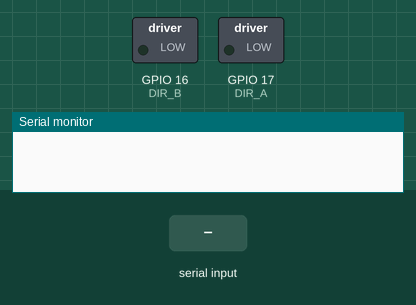
The sketch below on a simulated ESP32. Parts: switched loads named in the sketch (green lamp = pin HIGH), the last lines printed to the serial monitor. Inputs (shaded band) come from the test bench.

Above: at 1.2 s.
1.3 s: "w" received over Serial
At 1.8 s:
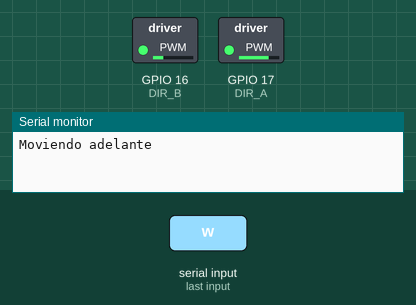
2.8 s: "d" received over Serial
At 4.0 s:
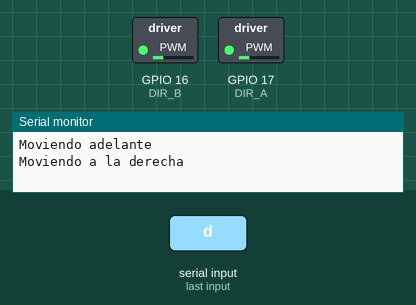
4.3 s: "x" received over Serial
At 5.3 s:
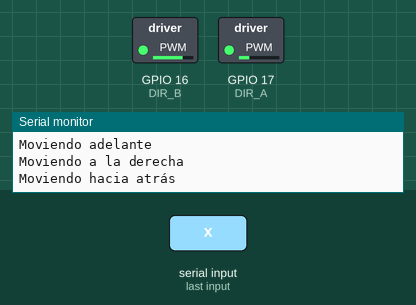
5.8 s: "a" received over Serial
At 6.5 s:
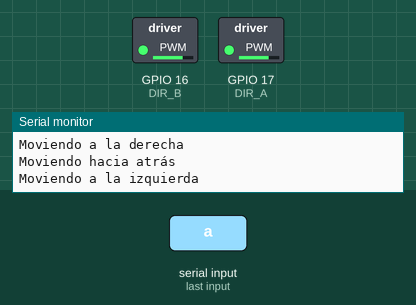
7.3 s: "s" received over Serial
At 7.6 s:
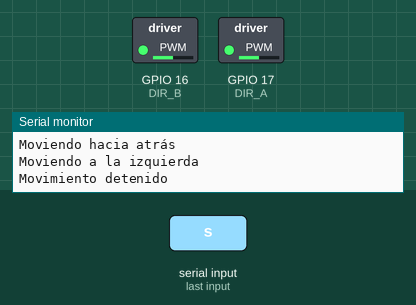
Timing chart, 0 to 9.8 s (numbered marks = the images above; inputs shaded):
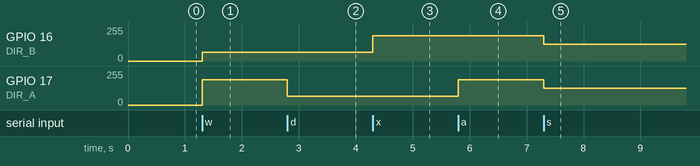

Measured:
- after the input at 1.3 s, GPIO 16 (DIR_B): 0/255 → 64/255 at once; GPIO 17 (DIR_A): 0/255 → 189/255 at once
- after the input at 2.8 s, GPIO 17 (DIR_A): 189/255 → 64/255 at once
- after the input at 4.3 s, GPIO 16 (DIR_B): 64/255 → 189/255 at once
- after the input at 5.8 s, GPIO 17 (DIR_A): 64/255 → 189/255 at once
- after the input at 7.3 s, GPIO 16 (DIR_B), GPIO 17 (DIR_A): 189/255 → 127/255 at once

The sketch:

Programa03_ver2_RVVF_Final.ino
```cpp
/*
 * Ruiz Villalba Valentina Fabienne
 * Prueba programa 03 con Cytron MDD10A
 * --> Tipo de control Locked-Antiphase PWM
 * Octubre 2020
 * ESP32 TRA
 */


/*
 *---------------------------------------
 *          Pines y variables
 * --------------------------------------
 */

//Pines del motor
int DIR_A = 17; //---> Derecho
int DIR_B = 16; //---> Izquierdo


// PWM propiedades
int pwmFreq = 8000;
int pwmChannel_A = 0;
int pwmChannel_B = 1;
int pwmRes = 8; //Resolución de 8 bits


//Variables de velocidad y dirección

/*
 * C.T < 50% --> Giro en sentido horario
 * C.T = 50% --> Detenido
 * C.T > 50% --> Giro en sentido antihorario
 *
 * Nota: Se recomienda no tomar los valores máximos (0, 255)
 */

    int vel_1 = 190;
    int vel_2 = 64;
    int vel_Stop=127;

// Variable que guardará el estado del los motores.
char estado = 's'; //--> Inicialmente el valor de la variable es el de tenido.

/*
 *------------------------------------
 *        Funciones principales
 *------------------------------------
 */


void setup() {
    Serial.begin(115200);

    pinMode(DIR_A, OUTPUT);
    pinMode(DIR_B, OUTPUT);

    ledcAttachPin(DIR_A,pwmChannel_A);
    ledcAttachPin(DIR_B,pwmChannel_B);

    ledcSetup(pwmChannel_A,pwmFreq,pwmRes);
    ledcSetup(pwmChannel_B,pwmFreq,pwmRes);
}


void loop() {
  estado = Serial.read();
  movimiento(estado);

}


/*
 *-------------------------------------------
 *        Funciones de movimiento y giro
 *------------------------------------------
 */


/*
 * Gira en sentido horario
 *
 */

void adelante(){
  ledcWrite(pwmChannel_A, vel_1);
  ledcWrite(pwmChannel_B, vel_2);
}

/*
 * Gira en sentido antihorario
 *
 */

void atras(){
  ledcWrite(pwmChannel_A,vel_2);
  ledcWrite(pwmChannel_B,vel_1);
}


/*
 * Detiene el movimiento
 *
 */

void detener(){
  ledcWrite(pwmChannel_A,vel_Stop);
  ledcWrite(pwmChannel_B,vel_Stop);
}


/*
 * Gira a la izquierda
 *
 */

void izquierda(){

  ledcWrite(pwmChannel_A,vel_1);
  ledcWrite(pwmChannel_B,vel_1);
 }

/*
 * Gira a la derecha
 *  dir_A = 0 y 1
 *  dir_B = 0 y 0
 */

void derecha(){
  ledcWrite(pwmChannel_A,vel_2);
  ledcWrite(pwmChannel_B,vel_2);
 }


/*
 * Cambia el moviemiento de los motores
 * _estado --> Indica el estado del motor
 *    Adelante --> w
 *    Derecha --> d
 *    Atrás --> x
 *    Izquierda --> a
 *    Detenido --> s
 */

void movimiento(char _estado){
  if (_estado == 'w'){
      Serial.println("Moviendo adelante");
      adelante();
    }else if(_estado == 'd'){
     Serial.println("Moviendo a la derecha");
      derecha();
    }else if(_estado == 'x'){
      Serial.println("Moviendo hacia atrás");
      atras();
    }else if(_estado == 'a'){
      Serial.println("Moviendo a la izquierda");
      izquierda();
    }else if(_estado == 's'){
      Serial.println("Movimiento detenido");
      detener();
    }
 }
```
